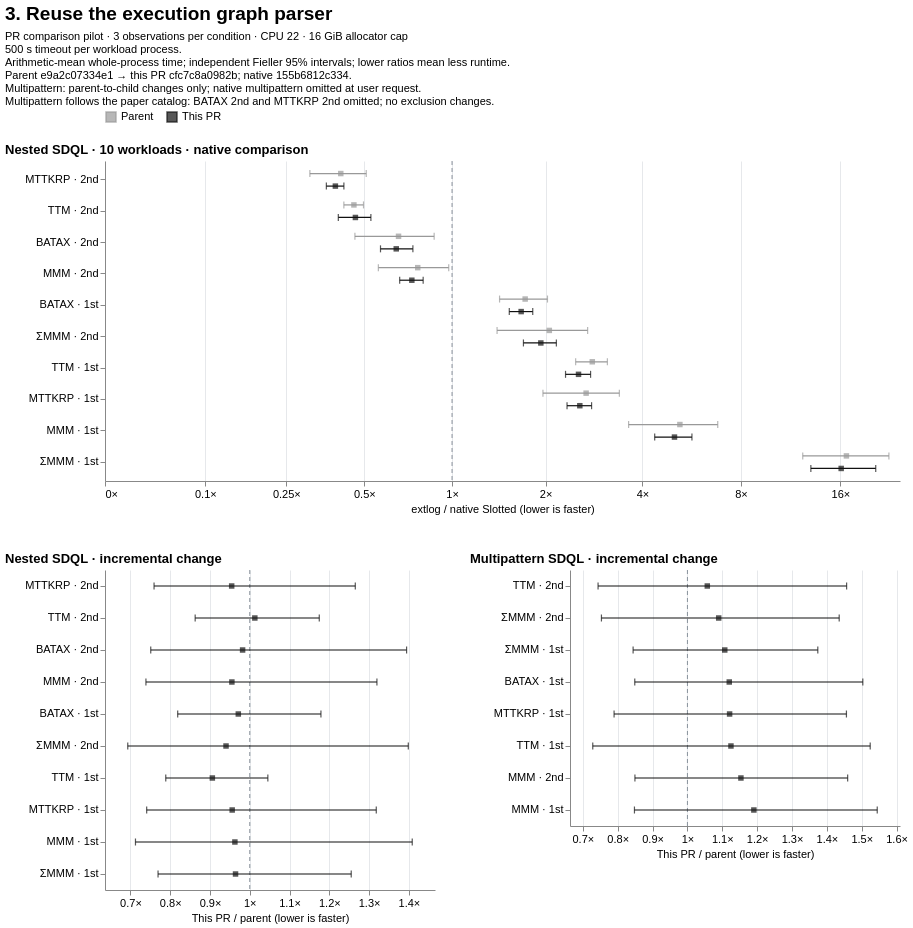

Write the Vega-Lite specification saved for this chart.
### Vega-Lite specification from a JSON file in a GitHub repository (floating-point values rounded to 4 significant figures)
{"$schema": "https://vega.github.io/schema/vega-lite/v6.json", "background": "white", "title": {"text": "3. Reuse the execution graph parser", "anchor": "start", "fontSize": 19, "subtitle": ["PR comparison pilot · 3 observations per condition · CPU 22 · 16 GiB allocator cap", "500 s timeout per workload process.", "Arithmetic-mean whole-process time; independent Fieller 95% intervals; lower ratios mean less runtime.", "Parent e9a2c07334e1 → this PR cfc7c8a0982b; native 155b6812c334.", "Multipattern: parent-to-child changes only; native multipattern omitted at user request.", "Multipattern follows the paper catalog: BATAX 2nd and MTTKRP 2nd omitted; no exclusion changes."], "subtitleFontSize": 11, "subtitlePadding": 7}, "vconcat": [{"title": {"text": "Nested SDQL · 10 workloads · native comparison", "anchor": "start"}, "width": 795, "height": 320, "data": {"values": [{"file_path": "benchmarks/slotted/inputs/sdql/batax_1st-44rules.egg", "logical_id": "sha256:a54ad7e75e98f1e8e03f3cd6930d96e882fb9111af797b6474cdb3423f804bcf", "metric": "wall_sec", "baseline": {"point": 57.27, "ci_low": 54.44, "ci_high": 60.1}, "candidate": {"point": 98.68, "ci_low": 82.25, "ci_high": 115.1}, "ratio": 1.723, "ci_low": 1.427, "ci_high": 2.027, "issue": null, "result_class": "higher", "workload": "BATAX · 1st", "series": "Parent"}, {"file_path": "benchmarks/slotted/inputs/sdql/batax_2nd-44rules.egg", "logical_id": "sha256:672f41d86108caebad81453f4e5a294e3f6902364e2d1dc98caa4a33fd863fec", "metric": "wall_sec", "baseline": {"point": 90.46, "ci_low": 81.1, "ci_high": 99.82}, "candidate": {"point": 59.71, "ci_low": 42.35, "ci_high": 77.07}, "ratio": 0.66, "ci_low": 0.4622, "ci_high": 0.8721, "issue": null, "result_class": "lower", "workload": "BATAX · 2nd", "series": "Parent"}, {"file_path": "benchmarks/slotted/inputs/sdql/mmm_1st-44rules.egg", "logical_id": "sha256:f1a4e04893e22ebe1e75028b0458b41a6bfc4375a598bfdfdc3014f2d33524b6", "metric": "wall_sec", "baseline": {"point": 0.07841, "ci_low": 0.07721, "ci_high": 0.0796}, "candidate": {"point": 0.4085, "ci_low": 0.2843, "ci_high": 0.5326}, "ratio": 5.21, "ci_low": 3.625, "ci_high": 6.797, "issue": null, "result_class": "higher", "workload": "MMM · 1st", "series": "Parent"}, {"file_path": "benchmarks/slotted/inputs/sdql/mmm_2nd-44rules.egg", "logical_id": "sha256:7a6b9da8fd10903379abd51ebc36b350c4237ed3e855bd5d2ba9ac437dd0998a", "metric": "wall_sec", "baseline": {"point": 3.314, "ci_low": 3.242, "ci_high": 3.385}, "candidate": {"point": 2.544, "ci_low": 1.861, "ci_high": 3.227}, "ratio": 0.7677, "ci_low": 0.5611, "ci_high": 0.975, "issue": null, "result_class": "lower", "workload": "MMM · 2nd", "series": "Parent"}, {"file_path": "benchmarks/slotted/inputs/sdql/mmm_sum_1st-44rules.egg", "logical_id": "sha256:918887cd59eed90681b1a2c9e320d8aa945df69df8712a79c7545c766943fd90", "metric": "wall_sec", "baseline": {"point": 0.01117, "ci_low": 0.008961, "ci_high": 0.01337}, "candidate": {"point": 0.1862, "ci_low": 0.1457, "ci_high": 0.2268}, "ratio": 16.68, "ci_low": 12.31, "ci_high": 22.4, "issue": null, "result_class": "higher", "workload": "ΣMMM · 1st", "series": "Parent"}, {"file_path": "benchmarks/slotted/inputs/sdql/mmm_sum_2nd-44rules.egg", "logical_id": "sha256:d72a2dec36974b60f39b8b47c2801b6fb2ccc5f709e5012a20d335c26e7d3534", "metric": "wall_sec", "baseline": {"point": 0.3331, "ci_low": 0.331, "ci_high": 0.3352}, "candidate": {"point": 0.6841, "ci_low": 0.4667, "ci_high": 0.9016}, "ratio": 2.054, "ci_low": 1.401, "ci_high": 2.707, "issue": null, "result_class": "higher", "workload": "ΣMMM · 2nd", "series": "Parent"}, {"file_path": "benchmarks/slotted/inputs/sdql/mttkrp_1st-44rules.egg", "logical_id": "sha256:78ba1df06cfada4d79a719cc6c4d87116a65da1e83802b8e83cf8cbaefc96c3f", "metric": "wall_sec", "baseline": {"point": 0.2854, "ci_low": 0.2823, "ci_high": 0.2885}, "candidate": {"point": 0.7643, "ci_low": 0.5598, "ci_high": 0.9687}, "ratio": 2.678, "ci_low": 1.961, "ci_high": 3.395, "issue": null, "result_class": "higher", "workload": "MTTKRP · 1st", "series": "Parent"}, {"file_path": "benchmarks/slotted/inputs/sdql/mttkrp_2nd-44rules.egg", "logical_id": "sha256:a2ec4397f62ca91b6d4f01038a2272fd5eaa1580958e515397abdaf7bbdd6066", "metric": "wall_sec", "baseline": {"point": 28.96, "ci_low": 28.67, "ci_high": 29.24}, "candidate": {"point": 11.87, "ci_low": 9.032, "ci_high": 14.7}, "ratio": 0.4099, "ci_low": 0.3119, "ci_high": 0.508, "issue": null, "result_class": "lower", "workload": "MTTKRP · 2nd", "series": "Parent"}, {"file_path": "benchmarks/slotted/inputs/sdql/ttm_1st-44rules.egg", "logical_id": "sha256:cc81a3b928cf05fe2b52d6cd5bb13d7ab4fdab385216713c62bd1a705c63a0f2", "metric": "wall_sec", "baseline": {"point": 0.18, "ci_low": 0.1756, "ci_high": 0.1843}, "candidate": {"point": 0.5037, "ci_low": 0.4481, "ci_high": 0.5594}, "ratio": 2.799, "ci_low": 2.484, "ci_high": 3.117, "issue": null, "result_class": "higher", "workload": "TTM · 1st", "series": "Parent"}, {"file_path": "benchmarks/slotted/inputs/sdql/ttm_2nd-44rules.egg", "logical_id": "sha256:dc2baf8706632e5e67d813fb05c8560a35caca32d6e4a26cdd83a8ddf36451a1", "metric": "wall_sec", "baseline": {"point": 10.42, "ci_low": 10.11, "ci_high": 10.73}, "candidate": {"point": 4.775, "ci_low": 4.408, "ci_high": 5.142}, "ratio": 0.4583, "ci_low": 0.4209, "ci_high": 0.4966, "issue": null, "result_class": "lower", "workload": "TTM · 2nd", "series": "Parent"}, {"file_path": "benchmarks/slotted/inputs/sdql/batax_1st-44rules.egg", "logical_id": "sha256:a54ad7e75e98f1e8e03f3cd6930d96e882fb9111af797b6474cdb3423f804bcf", "metric": "wall_sec", "baseline": {"point": 57.27, "ci_low": 54.44, "ci_high": 60.1}, "candidate": {"point": 95.83, "ci_low": 89.11, "ci_high": 102.5}, "ratio": 1.673, "ci_low": 1.534, "ci_high": 1.821, "issue": null, "result_class": "higher", "workload": "BATAX · 1st", "series": "This PR"}, {"file_path": "benchmarks/slotted/inputs/sdql/batax_2nd-44rules.egg", "logical_id": "sha256:672f41d86108caebad81453f4e5a294e3f6902364e2d1dc98caa4a33fd863fec", "metric": "wall_sec", "baseline": {"point": 90.46, "ci_low": 81.1, "ci_high": 99.82}, "candidate": {"point": 58.63, "ci_low": 54.14, "ci_high": 63.12}, "ratio": 0.6481, "ci_low": 0.571, "ci_high": 0.7393, "issue": null, "result_class": "lower", "workload": "BATAX · 2nd", "series": "This PR"}, {"file_path": "benchmarks/slotted/inputs/sdql/mmm_1st-44rules.egg", "logical_id": "sha256:f1a4e04893e22ebe1e75028b0458b41a6bfc4375a598bfdfdc3014f2d33524b6", "metric": "wall_sec", "baseline": {"point": 0.07841, "ci_low": 0.07721, "ci_high": 0.0796}, "candidate": {"point": 0.3932, "ci_low": 0.3422, "ci_high": 0.4442}, "ratio": 5.015, "ci_low": 4.361, "ci_high": 5.671, "issue": null, "result_class": "higher", "workload": "MMM · 1st", "series": "This PR"}, {"file_path": "benchmarks/slotted/inputs/sdql/mmm_2nd-44rules.egg", "logical_id": "sha256:7a6b9da8fd10903379abd51ebc36b350c4237ed3e855bd5d2ba9ac437dd0998a", "metric": "wall_sec", "baseline": {"point": 3.314, "ci_low": 3.242, "ci_high": 3.385}, "candidate": {"point": 2.429, "ci_low": 2.212, "ci_high": 2.647}, "ratio": 0.7332, "ci_low": 0.666, "ci_high": 0.801, "issue": null, "result_class": "lower", "workload": "MMM · 2nd", "series": "This PR"}, {"file_path": "benchmarks/slotted/inputs/sdql/mmm_sum_1st-44rules.egg", "logical_id": "sha256:918887cd59eed90681b1a2c9e320d8aa945df69df8712a79c7545c766943fd90", "metric": "wall_sec", "baseline": {"point": 0.01117, "ci_low": 0.008961, "ci_high": 0.01337}, "candidate": {"point": 0.1796, "ci_low": 0.1611, "ci_high": 0.1981}, "ratio": 16.08, "ci_low": 13.02, "ci_high": 20.45, "issue": null, "result_class": "higher", "workload": "ΣMMM · 1st", "series": "This PR"}, {"file_path": "benchmarks/slotted/inputs/sdql/mmm_sum_2nd-44rules.egg", "logical_id": "sha256:d72a2dec36974b60f39b8b47c2801b6fb2ccc5f709e5012a20d335c26e7d3534", "metric": "wall_sec", "baseline": {"point": 0.3331, "ci_low": 0.331, "ci_high": 0.3352}, "candidate": {"point": 0.6433, "ci_low": 0.5668, "ci_high": 0.7198}, "ratio": 1.931, "ci_low": 1.701, "ci_high": 2.162, "issue": null, "result_class": "higher", "workload": "ΣMMM · 2nd", "series": "This PR"}, {"file_path": "benchmarks/slotted/inputs/sdql/mttkrp_1st-44rules.egg", "logical_id": "sha256:78ba1df06cfada4d79a719cc6c4d87116a65da1e83802b8e83cf8cbaefc96c3f", "metric": "wall_sec", "baseline": {"point": 0.2854, "ci_low": 0.2823, "ci_high": 0.2885}, "candidate": {"point": 0.7305, "ci_low": 0.6667, "ci_high": 0.7942}, "ratio": 2.559, "ci_low": 2.335, "ci_high": 2.785, "issue": null, "result_class": "higher", "workload": "MTTKRP · 1st", "series": "This PR"}, {"file_path": "benchmarks/slotted/inputs/sdql/mttkrp_2nd-44rules.egg", "logical_id": "sha256:a2ec4397f62ca91b6d4f01038a2272fd5eaa1580958e515397abdaf7bbdd6066", "metric": "wall_sec", "baseline": {"point": 28.96, "ci_low": 28.67, "ci_high": 29.24}, "candidate": {"point": 11.33, "ci_low": 10.48, "ci_high": 12.18}, "ratio": 0.3912, "ci_low": 0.3616, "ci_high": 0.421, "issue": null, "result_class": "lower", "workload": "MTTKRP · 2nd", "series": "This PR"}, {"file_path": "benchmarks/slotted/inputs/sdql/ttm_1st-44rules.egg", "logical_id": "sha256:cc81a3b928cf05fe2b52d6cd5bb13d7ab4fdab385216713c62bd1a705c63a0f2", "metric": "wall_sec", "baseline": {"point": 0.18, "ci_low": 0.1756, "ci_high": 0.1843}, "candidate": {"point": 0.4563, "ci_low": 0.4169, "ci_high": 0.4958}, "ratio": 2.536, "ci_low": 2.31, "ci_high": 2.765, "issue": null, "result_class": "higher", "workload": "TTM · 1st", "series": "This PR"}, {"file_path": "benchmarks/slotted/inputs/sdql/ttm_2nd-44rules.egg", "logical_id": "sha256:dc2baf8706632e5e67d813fb05c8560a35caca32d6e4a26cdd83a8ddf36451a1", "metric": "wall_sec", "baseline": {"point": 10.42, "ci_low": 10.11, "ci_high": 10.73}, "candidate": {"point": 4.836, "ci_low": 4.193, "ci_high": 5.478}, "ratio": 0.4642, "ci_low": 0.4013, "ci_high": 0.5278, "issue": null, "result_class": "lower", "workload": "TTM · 2nd", "series": "This PR"}]}, "encoding": {"x": {"type": "quantitative", "scale": {"type": "symlog", "constant": 0.1, "domain": [0, 24.2], "nice": false}, "axis": {"title": "extlog / native Slotted (lower is faster)", "labelExpr": "format(datum.value,',~f') + '×'", "values": [-64, -16, -4, -1, 0, 0.1, 0.25, 0.5, 1, 2, 4, 8, 16, 32, 64, 128, 256], "labelOverlap": "greedy", "grid": true}}, "y": {"field": "workload", "type": "nominal", "sort": ["MTTKRP · 2nd", "TTM · 2nd", "BATAX · 2nd", "MMM · 2nd", "BATAX · 1st", "ΣMMM · 2nd", "TTM · 1st", "MTTKRP · 1st", "MMM · 1st", "ΣMMM · 1st"], "title": null, "axis": {"labelLimit": 130, "minExtent": 100}}, "yOffset": {"field": "series", "sort": ["Parent", "This PR"], "scale": {"domain": ["Parent", "This PR"]}}, "color": {"field": "series", "type": "nominal", "title": null, "scale": {"domain": ["Parent", "This PR"], "range": ["#999999", "#111111"]}, "legend": {"orient": "top", "symbolType": "square"}}}, "layer": [{"mark": {"type": "rule", "color": "#89919b", "strokeDash": [4, 3]}, "encoding": {"x": {"datum": 1}, "y": {"value": 0}, "y2": {"value": 320}, "yOffset": {"value": 0}, "color": {"value": "#89919b"}}, "transform": [{"aggregate": [{"op": "count", "as": "n"}]}]}, {"mark": {"type": "rule", "strokeWidth": 1.2}, "encoding": {"x": {"field": "ci_low"}, "x2": {"field": "ci_high"}}, "transform": [{"filter": "isValid(datum.ci_low) && isValid(datum.ci_high)"}]}, {"mark": {"type": "tick", "orient": "vertical", "size": 7, "thickness": 1.2}, "encoding": {"x": {"field": "ci_low"}}, "transform": [{"filter": "isValid(datum.ci_low)"}]}, {"mark": {"type": "tick", "orient": "vertical", "size": 7, "thickness": 1.2}, "encoding": {"x": {"field": "ci_high"}}, "transform": [{"filter": "isValid(datum.ci_high)"}]}, {"mark": {"type": "point", "filled": true, "shape": "square", "size": 30}, "encoding": {"x": {"field": "ratio"}, "tooltip": [{"field": "workload"}, {"field": "series"}, {"field": "ratio"}, {"field": "ci_low"}, {"field": "ci_high"}, {"field": "issue"}]}}, {"mark": {"type": "text", "align": "left", "dx": 7, "fontSize": 9}, "encoding": {"x": {"field": "ratio"}, "text": {"field": "issue"}}, "transform": [{"filter": "isValid(datum.issue) && datum.issue !== ''"}]}]}, {"hconcat": [{"title": {"text": "Nested SDQL · incremental change", "anchor": "start"}, "width": 330, "height": 320, "data": {"values": [{"file_path": "benchmarks/slotted/inputs/sdql/batax_1st-44rules.egg", "logical_id": "sha256:a54ad7e75e98f1e8e03f3cd6930d96e882fb9111af797b6474cdb3423f804bcf", "metric": "wall_sec", "baseline": {"point": 98.68, "ci_low": 82.25, "ci_high": 115.1}, "candidate": {"point": 95.83, "ci_low": 89.11, "ci_high": 102.5}, "ratio": 0.9712, "ci_low": 0.8188, "ci_high": 1.179, "issue": null, "result_class": "unclear", "workload": "BATAX · 1st", "series": "This PR / parent"}, {"file_path": "benchmarks/slotted/inputs/sdql/batax_2nd-44rules.egg", "logical_id": "sha256:672f41d86108caebad81453f4e5a294e3f6902364e2d1dc98caa4a33fd863fec", "metric": "wall_sec", "baseline": {"point": 59.71, "ci_low": 42.35, "ci_high": 77.07}, "candidate": {"point": 58.63, "ci_low": 54.14, "ci_high": 63.12}, "ratio": 0.982, "ci_low": 0.751, "ci_high": 1.394, "issue": null, "result_class": "unclear", "workload": "BATAX · 2nd", "series": "This PR / parent"}, {"file_path": "benchmarks/slotted/inputs/sdql/mmm_1st-44rules.egg", "logical_id": "sha256:f1a4e04893e22ebe1e75028b0458b41a6bfc4375a598bfdfdc3014f2d33524b6", "metric": "wall_sec", "baseline": {"point": 0.4085, "ci_low": 0.2843, "ci_high": 0.5326}, "candidate": {"point": 0.3932, "ci_low": 0.3422, "ci_high": 0.4442}, "ratio": 0.9626, "ci_low": 0.7126, "ci_high": 1.408, "issue": null, "result_class": "unclear", "workload": "MMM · 1st", "series": "This PR / parent"}, {"file_path": "benchmarks/slotted/inputs/sdql/mmm_2nd-44rules.egg", "logical_id": "sha256:7a6b9da8fd10903379abd51ebc36b350c4237ed3e855bd5d2ba9ac437dd0998a", "metric": "wall_sec", "baseline": {"point": 2.544, "ci_low": 1.861, "ci_high": 3.227}, "candidate": {"point": 2.429, "ci_low": 2.212, "ci_high": 2.647}, "ratio": 0.955, "ci_low": 0.7389, "ci_high": 1.32, "issue": null, "result_class": "unclear", "workload": "MMM · 2nd", "series": "This PR / parent"}, {"file_path": "benchmarks/slotted/inputs/sdql/mmm_sum_1st-44rules.egg", "logical_id": "sha256:918887cd59eed90681b1a2c9e320d8aa945df69df8712a79c7545c766943fd90", "metric": "wall_sec", "baseline": {"point": 0.1862, "ci_low": 0.1457, "ci_high": 0.2268}, "candidate": {"point": 0.1796, "ci_low": 0.1611, "ci_high": 0.1981}, "ratio": 0.9642, "ci_low": 0.7694, "ci_high": 1.255, "issue": null, "result_class": "unclear", "workload": "ΣMMM · 1st", "series": "This PR / parent"}, {"file_path": "benchmarks/slotted/inputs/sdql/mmm_sum_2nd-44rules.egg", "logical_id": "sha256:d72a2dec36974b60f39b8b47c2801b6fb2ccc5f709e5012a20d335c26e7d3534", "metric": "wall_sec", "baseline": {"point": 0.6841, "ci_low": 0.4667, "ci_high": 0.9016}, "candidate": {"point": 0.6433, "ci_low": 0.5668, "ci_high": 0.7198}, "ratio": 0.9403, "ci_low": 0.6932, "ci_high": 1.399, "issue": null, "result_class": "unclear", "workload": "ΣMMM · 2nd", "series": "This PR / parent"}, {"file_path": "benchmarks/slotted/inputs/sdql/mttkrp_1st-44rules.egg", "logical_id": "sha256:78ba1df06cfada4d79a719cc6c4d87116a65da1e83802b8e83cf8cbaefc96c3f", "metric": "wall_sec", "baseline": {"point": 0.7643, "ci_low": 0.5598, "ci_high": 0.9687}, "candidate": {"point": 0.7305, "ci_low": 0.6667, "ci_high": 0.7942}, "ratio": 0.9558, "ci_low": 0.7408, "ci_high": 1.318, "issue": null, "result_class": "unclear", "workload": "MTTKRP · 1st", "series": "This PR / parent"}, {"file_path": "benchmarks/slotted/inputs/sdql/mttkrp_2nd-44rules.egg", "logical_id": "sha256:a2ec4397f62ca91b6d4f01038a2272fd5eaa1580958e515397abdaf7bbdd6066", "metric": "wall_sec", "baseline": {"point": 11.87, "ci_low": 9.032, "ci_high": 14.7}, "candidate": {"point": 11.33, "ci_low": 10.48, "ci_high": 12.18}, "ratio": 0.9545, "ci_low": 0.7593, "ci_high": 1.265, "issue": null, "result_class": "unclear", "workload": "MTTKRP · 2nd", "series": "This PR / parent"}, {"file_path": "benchmarks/slotted/inputs/sdql/ttm_1st-44rules.egg", "logical_id": "sha256:cc81a3b928cf05fe2b52d6cd5bb13d7ab4fdab385216713c62bd1a705c63a0f2", "metric": "wall_sec", "baseline": {"point": 0.5037, "ci_low": 0.4481, "ci_high": 0.5594}, "candidate": {"point": 0.4563, "ci_low": 0.4169, "ci_high": 0.4958}, "ratio": 0.9059, "ci_low": 0.7888, "ci_high": 1.045, "issue": null, "result_class": "unclear", "workload": "TTM · 1st", "series": "This PR / parent"}, {"file_path": "benchmarks/slotted/inputs/sdql/ttm_2nd-44rules.egg", "logical_id": "sha256:dc2baf8706632e5e67d813fb05c8560a35caca32d6e4a26cdd83a8ddf36451a1", "metric": "wall_sec", "baseline": {"point": 4.775, "ci_low": 4.408, "ci_high": 5.142}, "candidate": {"point": 4.836, "ci_low": 4.193, "ci_high": 5.478}, "ratio": 1.013, "ci_low": 0.8627, "ci_high": 1.175, "issue": null, "result_class": "unclear", "workload": "TTM · 2nd", "series": "This PR / parent"}]}, "encoding": {"x": {"type": "quantitative", "scale": {"type": "linear", "domain": [0.636, 1.466], "nice": false}, "axis": {"title": "This PR / parent (lower is faster)", "labelExpr": "format(datum.value,',~f') + '×'", "labelOverlap": "greedy", "grid": true, "tickCount": 7}}, "y": {"field": "workload", "type": "nominal", "sort": ["MTTKRP · 2nd", "TTM · 2nd", "BATAX · 2nd", "MMM · 2nd", "BATAX · 1st", "ΣMMM · 2nd", "TTM · 1st", "MTTKRP · 1st", "MMM · 1st", "ΣMMM · 1st"], "title": null, "axis": {"labelLimit": 130, "minExtent": 100}}, "color": {"value": "#111111"}}, "layer": [{"mark": {"type": "rule", "color": "#89919b", "strokeDash": [4, 3]}, "encoding": {"x": {"datum": 1}, "y": {"value": 0}, "y2": {"value": 320}, "yOffset": {"value": 0}, "color": {"value": "#89919b"}}, "transform": [{"aggregate": [{"op": "count", "as": "n"}]}]}, {"mark": {"type": "rule", "strokeWidth": 1.2}, "encoding": {"x": {"field": "ci_low"}, "x2": {"field": "ci_high"}}, "transform": [{"filter": "isValid(datum.ci_low) && isValid(datum.ci_high)"}]}, {"mark": {"type": "tick", "orient": "vertical", "size": 7, "thickness": 1.2}, "encoding": {"x": {"field": "ci_low"}}, "transform": [{"filter": "isValid(datum.ci_low)"}]}, {"mark": {"type": "tick", "orient": "vertical", "size": 7, "thickness": 1.2}, "encoding": {"x": {"field": "ci_high"}}, "transform": [{"filter": "isValid(datum.ci_high)"}]}, {"mark": {"type": "point", "filled": true, "shape": "square", "size": 30}, "encoding": {"x": {"field": "ratio"}, "tooltip": [{"field": "workload"}, {"field": "series"}, {"field": "ratio"}, {"field": "ci_low"}, {"field": "ci_high"}, {"field": "issue"}]}}, {"mark": {"type": "text", "align": "left", "dx": 7, "fontSize": 9}, "encoding": {"x": {"field": "ratio"}, "text": {"field": "issue"}}, "transform": [{"filter": "isValid(datum.issue) && datum.issue !== ''"}]}]}, {"title": {"text": "Multipattern SDQL · incremental change", "anchor": "start"}, "width": 330, "height": 256, "data": {"values": [{"file_path": "benchmarks/slotted/inputs/sdql/batax_1st-44rules.egg", "logical_id": "sha256:a54ad7e75e98f1e8e03f3cd6930d96e882fb9111af797b6474cdb3423f804bcf", "metric": "wall_sec", "baseline": {"point": 97.72, "ci_low": 76.39, "ci_high": 119.0}, "candidate": {"point": 109.4, "ci_low": 90.11, "ci_high": 128.8}, "ratio": 1.12, "ci_low": 0.849, "ci_high": 1.503, "issue": null, "result_class": "unclear", "workload": "BATAX · 1st", "series": "This PR / parent"}, {"file_path": "benchmarks/slotted/inputs/sdql/mmm_1st-44rules.egg", "logical_id": "sha256:f1a4e04893e22ebe1e75028b0458b41a6bfc4375a598bfdfdc3014f2d33524b6", "metric": "wall_sec", "baseline": {"point": 0.4473, "ci_low": 0.4164, "ci_high": 0.4781}, "candidate": {"point": 0.5325, "ci_low": 0.3815, "ci_high": 0.6834}, "ratio": 1.191, "ci_low": 0.8481, "ci_high": 1.544, "issue": null, "result_class": "unclear", "workload": "MMM · 1st", "series": "This PR / parent"}, {"file_path": "benchmarks/slotted/inputs/sdql/mmm_2nd-44rules.egg", "logical_id": "sha256:7a6b9da8fd10903379abd51ebc36b350c4237ed3e855bd5d2ba9ac437dd0998a", "metric": "wall_sec", "baseline": {"point": 6.044, "ci_low": 5.859, "ci_high": 6.229}, "candidate": {"point": 6.971, "ci_low": 5.141, "ci_high": 8.802}, "ratio": 1.153, "ci_low": 0.8494, "ci_high": 1.46, "issue": null, "result_class": "unclear", "workload": "MMM · 2nd", "series": "This PR / parent"}, {"file_path": "benchmarks/slotted/inputs/sdql/mmm_sum_1st-44rules.egg", "logical_id": "sha256:918887cd59eed90681b1a2c9e320d8aa945df69df8712a79c7545c766943fd90", "metric": "wall_sec", "baseline": {"point": 0.1869, "ci_low": 0.179, "ci_high": 0.1949}, "candidate": {"point": 0.2069, "ci_low": 0.1583, "ci_high": 0.2556}, "ratio": 1.107, "ci_low": 0.8442, "ci_high": 1.374, "issue": null, "result_class": "unclear", "workload": "ΣMMM · 1st", "series": "This PR / parent"}, {"file_path": "benchmarks/slotted/inputs/sdql/mmm_sum_2nd-44rules.egg", "logical_id": "sha256:d72a2dec36974b60f39b8b47c2801b6fb2ccc5f709e5012a20d335c26e7d3534", "metric": "wall_sec", "baseline": {"point": 0.9152, "ci_low": 0.8555, "ci_high": 0.9749}, "candidate": {"point": 0.9973, "ci_low": 0.6928, "ci_high": 1.302}, "ratio": 1.09, "ci_low": 0.7534, "ci_high": 1.435, "issue": null, "result_class": "unclear", "workload": "ΣMMM · 2nd", "series": "This PR / parent"}, {"file_path": "benchmarks/slotted/inputs/sdql/mttkrp_1st-44rules.egg", "logical_id": "sha256:78ba1df06cfada4d79a719cc6c4d87116a65da1e83802b8e83cf8cbaefc96c3f", "metric": "wall_sec", "baseline": {"point": 1.139, "ci_low": 1.093, "ci_high": 1.186}, "candidate": {"point": 1.277, "ci_low": 0.9013, "ci_high": 1.653}, "ratio": 1.121, "ci_low": 0.7896, "ci_high": 1.456, "issue": null, "result_class": "unclear", "workload": "MTTKRP · 1st", "series": "This PR / parent"}, {"file_path": "benchmarks/slotted/inputs/sdql/ttm_1st-44rules.egg", "logical_id": "sha256:cc81a3b928cf05fe2b52d6cd5bb13d7ab4fdab385216713c62bd1a705c63a0f2", "metric": "wall_sec", "baseline": {"point": 0.5997, "ci_low": 0.5775, "ci_high": 0.6218}, "candidate": {"point": 0.6745, "ci_low": 0.4374, "ci_high": 0.9117}, "ratio": 1.125, "ci_low": 0.7285, "ci_high": 1.524, "issue": null, "result_class": "unclear", "workload": "TTM · 1st", "series": "This PR / parent"}, {"file_path": "benchmarks/slotted/inputs/sdql/ttm_2nd-44rules.egg", "logical_id": "sha256:dc2baf8706632e5e67d813fb05c8560a35caca32d6e4a26cdd83a8ddf36451a1", "metric": "wall_sec", "baseline": {"point": 11.94, "ci_low": 9.575, "ci_high": 14.3}, "candidate": {"point": 12.62, "ci_low": 9.318, "ci_high": 15.92}, "ratio": 1.057, "ci_low": 0.7437, "ci_high": 1.457, "issue": null, "result_class": "unclear", "workload": "TTM · 2nd", "series": "This PR / parent"}]}, "encoding": {"x": {"type": "quantitative", "scale": {"type": "linear", "domain": [0.6632, 1.61], "nice": false}, "axis": {"title": "This PR / parent (lower is faster)", "labelExpr": "format(datum.value,',~f') + '×'", "labelOverlap": "greedy", "grid": true, "tickCount": 7}}, "y": {"field": "workload", "type": "nominal", "sort": ["TTM · 2nd", "ΣMMM · 2nd", "ΣMMM · 1st", "BATAX · 1st", "MTTKRP · 1st", "TTM · 1st", "MMM · 2nd", "MMM · 1st"], "title": null, "axis": {"labelLimit": 130, "minExtent": 100}}, "color": {"value": "#111111"}}, "layer": [{"mark": {"type": "rule", "color": "#89919b", "strokeDash": [4, 3]}, "encoding": {"x": {"datum": 1}, "y": {"value": 0}, "y2": {"value": 256}, "yOffset": {"value": 0}, "color": {"value": "#89919b"}}, "transform": [{"aggregate": [{"op": "count", "as": "n"}]}]}, {"mark": {"type": "rule", "strokeWidth": 1.2}, "encoding": {"x": {"field": "ci_low"}, "x2": {"field": "ci_high"}}, "transform": [{"filter": "isValid(datum.ci_low) && isValid(datum.ci_high)"}]}, {"mark": {"type": "tick", "orient": "vertical", "size": 7, "thickness": 1.2}, "encoding": {"x": {"field": "ci_low"}}, "transform": [{"filter": "isValid(datum.ci_low)"}]}, {"mark": {"type": "tick", "orient": "vertical", "size": 7, "thickness": 1.2}, "encoding": {"x": {"field": "ci_high"}}, "transform": [{"filter": "isValid(datum.ci_high)"}]}, {"mark": {"type": "point", "filled": true, "shape": "square", "size": 30}, "encoding": {"x": {"field": "ratio"}, "tooltip": [{"field": "workload"}, {"field": "series"}, {"field": "ratio"}, {"field": "ci_low"}, {"field": "ci_high"}, {"field": "issue"}]}}, {"mark": {"type": "text", "align": "left", "dx": 7, "fontSize": 9}, "encoding": {"x": {"field": "ratio"}, "text": {"field": "issue"}}, "transform": [{"filter": "isValid(datum.issue) && datum.issue !== ''"}]}]}], "spacing": 35}], "spacing": 38, "resolve": {"scale": {"color": "shared"}}, "config": {"font": "Arial", "view": {"stroke": null}, "axis": {"labelFontSize": 11, "titleFontSize": 11, "titleFontWeight": "normal", "gridColor": "#e6e8eb"}, "title": {"fontSize": 13}, "legend": {"labelFontSize": 11}}}
